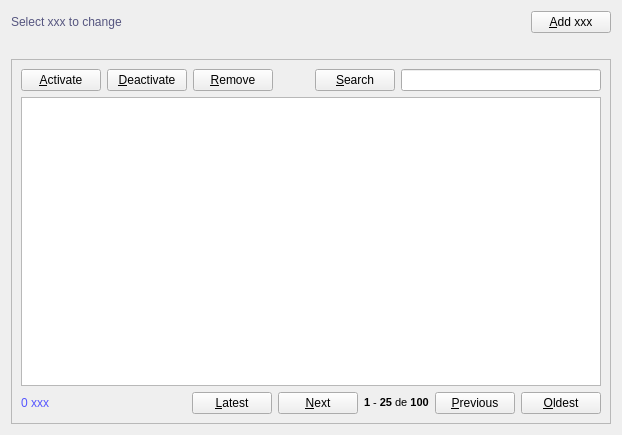
<?xml version="1.0" encoding="UTF-8"?>
<ui version="4.0">
 <class>Xxx</class>
 <widget class="QWidget" name="Xxx">
  <property name="geometry">
   <rect>
    <x>0</x>
    <y>0</y>
    <width>622</width>
    <height>435</height>
   </rect>
  </property>
  <property name="windowTitle">
   <string>Xxx</string>
  </property>
  <property name="windowIcon">
   <iconset resource="resources.qrc">
    <normaloff>:/default/static/default/icons/22x22/face-devilish.png</normaloff>:/default/static/default/icons/22x22/face-devilish.png</iconset>
  </property>
  <layout class="QGridLayout" name="gridLayout_2">
   <item row="0" column="0">
    <layout class="QHBoxLayout" name="horizontalLayout_2">
     <item>
      <widget class="QLabel" name="titleLabel">
       <property name="styleSheet">
        <string notr="true">color: rgb(85, 85, 127);
font: 75 14pt &quot;DejaVu Sans Mono&quot;;</string>
       </property>
       <property name="text">
        <string>Select xxx to change</string>
       </property>
      </widget>
     </item>
     <item>
      <spacer name="horizontalSpacer">
       <property name="orientation">
        <enum>Qt::Horizontal</enum>
       </property>
       <property name="sizeHint" stdset="0">
        <size>
         <width>40</width>
         <height>20</height>
        </size>
       </property>
      </spacer>
     </item>
     <item>
      <widget class="QPushButton" name="newPushButton">
       <property name="text">
        <string>&amp;Add xxx</string>
       </property>
       <property name="icon">
        <iconset resource="resources.qrc">
         <normaloff>:/default/static/default/icons/22x22/document-new.png</normaloff>:/default/static/default/icons/22x22/document-new.png</iconset>
       </property>
       <property name="shortcut">
        <string>Ctrl+N</string>
       </property>
      </widget>
     </item>
    </layout>
   </item>
   <item row="1" column="0">
    <widget class="QLabel" name="statusLabel">
     <property name="styleSheet">
      <string notr="true"/>
     </property>
     <property name="text">
      <string/>
     </property>
    </widget>
   </item>
   <item row="2" column="0">
    <widget class="QFrame" name="frame">
     <property name="frameShape">
      <enum>QFrame::StyledPanel</enum>
     </property>
     <property name="frameShadow">
      <enum>QFrame::Raised</enum>
     </property>
     <layout class="QGridLayout" name="gridLayout">
      <item row="0" column="0">
       <layout class="QHBoxLayout" name="horizontalLayout_3">
        <item>
         <widget class="QPushButton" name="activatePushButton">
          <property name="text">
           <string>&amp;Activate</string>
          </property>
          <property name="icon">
           <iconset resource="resources.qrc">
            <normaloff>:/default/static/default/icons/22x22/dialog-ok-apply.png</normaloff>:/default/static/default/icons/22x22/dialog-ok-apply.png</iconset>
          </property>
          <property name="shortcut">
           <string>Ctrl+E</string>
          </property>
         </widget>
        </item>
        <item>
         <widget class="QPushButton" name="deactivatePushButton">
          <property name="text">
           <string>&amp;Deactivate</string>
          </property>
          <property name="icon">
           <iconset resource="resources.qrc">
            <normaloff>:/default/static/default/icons/22x22/dialog-ok.png</normaloff>:/default/static/default/icons/22x22/dialog-ok.png</iconset>
          </property>
          <property name="shortcut">
           <string>Ctrl+Shift+E</string>
          </property>
         </widget>
        </item>
        <item>
         <widget class="QPushButton" name="removePushButton">
          <property name="text">
           <string>&amp;Remove</string>
          </property>
          <property name="icon">
           <iconset resource="resources.qrc">
            <normaloff>:/default/static/default/icons/22x22/edit-delete.png</normaloff>:/default/static/default/icons/22x22/edit-delete.png</iconset>
          </property>
          <property name="shortcut">
           <string>Ctrl+Del</string>
          </property>
         </widget>
        </item>
        <item>
         <spacer name="horizontalSpacer_2">
          <property name="orientation">
           <enum>Qt::Horizontal</enum>
          </property>
          <property name="sizeHint" stdset="0">
           <size>
            <width>40</width>
            <height>20</height>
           </size>
          </property>
         </spacer>
        </item>
        <item>
         <widget class="QPushButton" name="searchAdvancedPushButton">
          <property name="text">
           <string>&amp;Search</string>
          </property>
          <property name="icon">
           <iconset resource="resources.qrc">
            <normaloff>:/default/static/default/icons/22x22/page-zoom.png</normaloff>:/default/static/default/icons/22x22/page-zoom.png</iconset>
          </property>
          <property name="shortcut">
           <string>Ctrl+K</string>
          </property>
          <property name="checkable">
           <bool>false</bool>
          </property>
         </widget>
        </item>
        <item>
         <widget class="QLineEdit" name="searchLineEdit">
          <property name="minimumSize">
           <size>
            <width>200</width>
            <height>0</height>
           </size>
          </property>
          <property name="styleSheet">
           <string notr="true">color: rgb(170, 170, 255); 
font: oblique 8pt &quot;DejaVu Sans Mono&quot;;</string>
          </property>
          <property name="dragEnabled">
           <bool>true</bool>
          </property>
         </widget>
        </item>
       </layout>
      </item>
      <item row="1" column="0">
       <widget class="QTableView" name="xXxTableView">
        <property name="alternatingRowColors">
         <bool>true</bool>
        </property>
        <property name="sortingEnabled">
         <bool>true</bool>
        </property>
       </widget>
      </item>
      <item row="2" column="0">
       <layout class="QHBoxLayout" name="horizontalLayout">
        <item>
         <widget class="QLabel" name="statusXxxTableViewLabel">
          <property name="styleSheet">
           <string notr="true">color: rgb(85, 85, 255);</string>
          </property>
          <property name="text">
           <string>0 xxx</string>
          </property>
         </widget>
        </item>
        <item>
         <spacer name="horizontalSpacer_4">
          <property name="orientation">
           <enum>Qt::Horizontal</enum>
          </property>
          <property name="sizeHint" stdset="0">
           <size>
            <width>40</width>
            <height>20</height>
           </size>
          </property>
         </spacer>
        </item>
        <item>
         <widget class="QPushButton" name="latestPushButton">
          <property name="text">
           <string>&amp;Latest</string>
          </property>
          <property name="icon">
           <iconset resource="resources.qrc">
            <normaloff>:/default/static/default/icons/22x22/go-previous-view.png</normaloff>:/default/static/default/icons/22x22/go-previous-view.png</iconset>
          </property>
          <property name="shortcut">
           <string>Ctrl+Shift+Left, Ctrl+Shift+PgUp</string>
          </property>
         </widget>
        </item>
        <item>
         <widget class="QPushButton" name="nextPushButton">
          <property name="text">
           <string>&amp;Next</string>
          </property>
          <property name="icon">
           <iconset resource="resources.qrc">
            <normaloff>:/default/static/default/icons/22x22/go-previous.png</normaloff>:/default/static/default/icons/22x22/go-previous.png</iconset>
          </property>
          <property name="shortcut">
           <string>Ctrl+Left, Ctrl+PgUp</string>
          </property>
         </widget>
        </item>
        <item>
         <widget class="QLabel" name="statusPaginationLabel">
          <property name="text">
           <string>&lt;!DOCTYPE HTML PUBLIC &quot;-//W3C//DTD HTML 4.0//EN&quot; &quot;http://www.w3.org/TR/REC-html40/strict.dtd&quot;&gt;
&lt;html&gt;&lt;head&gt;&lt;meta name=&quot;qrichtext&quot; content=&quot;1&quot; /&gt;&lt;style type=&quot;text/css&quot;&gt;
p, li { white-space: pre-wrap; }
&lt;/style&gt;&lt;/head&gt;&lt;body style=&quot; font-family:'DejaVu Sans Mono'; font-size:8pt; font-weight:400; font-style:normal;&quot;&gt;
&lt;p style=&quot; margin-top:0px; margin-bottom:0px; margin-left:0px; margin-right:0px; -qt-block-indent:0; text-indent:0px;&quot;&gt;&lt;span style=&quot; font-weight:600;&quot;&gt;1&lt;/span&gt; - &lt;span style=&quot; font-weight:600;&quot;&gt;25&lt;/span&gt; de &lt;span style=&quot; font-weight:600;&quot;&gt;100&lt;/span&gt;&lt;/p&gt;&lt;/body&gt;&lt;/html&gt;</string>
          </property>
         </widget>
        </item>
        <item>
         <widget class="QPushButton" name="previousPushButton">
          <property name="text">
           <string>&amp;Previous</string>
          </property>
          <property name="icon">
           <iconset resource="resources.qrc">
            <normaloff>:/default/static/default/icons/22x22/go-next.png</normaloff>:/default/static/default/icons/22x22/go-next.png</iconset>
          </property>
          <property name="shortcut">
           <string>Ctrl+Right, Ctrl+PgDown</string>
          </property>
         </widget>
        </item>
        <item>
         <widget class="QPushButton" name="oldestPushButton">
          <property name="text">
           <string>&amp;Oldest</string>
          </property>
          <property name="icon">
           <iconset resource="resources.qrc">
            <normaloff>:/default/static/default/icons/22x22/go-next-view.png</normaloff>:/default/static/default/icons/22x22/go-next-view.png</iconset>
          </property>
          <property name="shortcut">
           <string>Ctrl+Shift+Right, Ctrl+Shift+PgDown</string>
          </property>
         </widget>
        </item>
       </layout>
      </item>
     </layout>
    </widget>
   </item>
  </layout>
 </widget>
 <tabstops>
  <tabstop>xXxTableView</tabstop>
  <tabstop>newPushButton</tabstop>
  <tabstop>activatePushButton</tabstop>
  <tabstop>deactivatePushButton</tabstop>
  <tabstop>removePushButton</tabstop>
  <tabstop>searchAdvancedPushButton</tabstop>
  <tabstop>searchLineEdit</tabstop>
  <tabstop>latestPushButton</tabstop>
  <tabstop>nextPushButton</tabstop>
  <tabstop>previousPushButton</tabstop>
  <tabstop>oldestPushButton</tabstop>
 </tabstops>
 <resources>
  <include location="resources.qrc"/>
 </resources>
 <connections/>
</ui>
